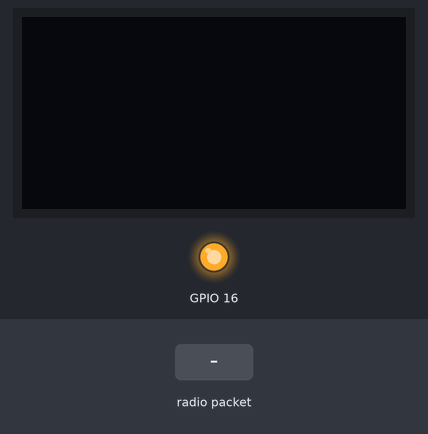
The sketch below on a simulated ESP32. Shown: 128×64 one-colour display, output pins drawn as LEDs (lit = HIGH). Inputs (shaded band) come from the test bench. No radio packets arrive unless stated; what the sketch prints to the serial monitor is not drawn.

Above: at 2.7 s.
2.8 s: radio packet "1" arrives
At 3.3 s:
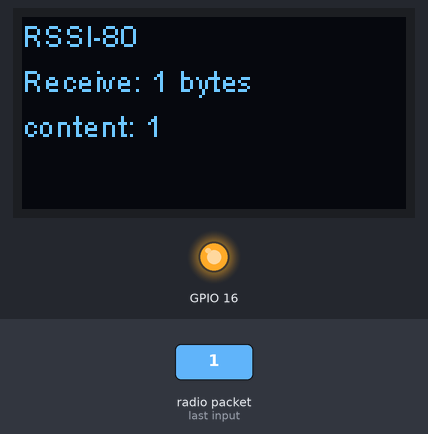
4.3 s: radio packet "0" arrives
At 5.5 s:
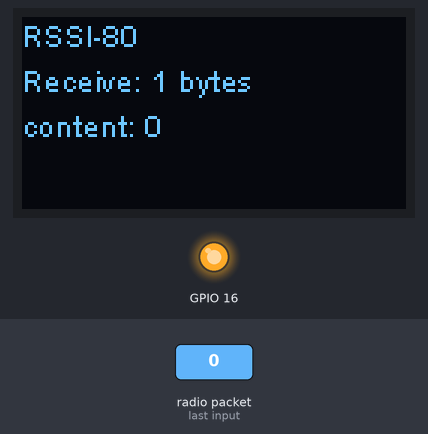
5.8 s: radio packet "2" arrives
Timing chart, 0 to 8.8 s (numbered marks = the images above; inputs shaded):
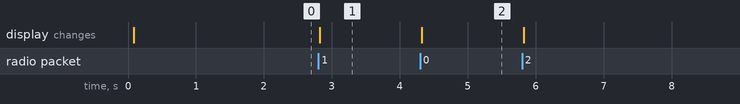

The sketch:

LoRaReceiverOLED.ino
```cpp
#include <SPI.h>
#include <LoRa.h>
#include<Arduino.h>
#include "SSD1306.h"

#define SCK 5 // GPIO5 - SX1278's SCK serial clock
#define MISO 19 // GPIO19 - SX1278's MISO
#define MOSI 27 // GPIO27 - SX1278's MOSI
#define SS 18 // GPIO18 - SX1278's CS chip select
#define RST 14 // GPIO14 - SX1278's RESET
#define DI0 26 // GPIO26 - SX1278's IRQ (interrupt request)
#define BAND 868E6 // 915E6


String rssi = "RSSI -";
String packSize = "-";
String content = "";
String packet;
String result;

SSD1306 display (0x3c, 4, 15);

void draw_msg(String msg, int line) {
  int spacing = line * 15;
  display.drawString (0, spacing, msg);
}

void loraData() {
  display.clear();
  draw_msg(rssi, 0);
  draw_msg("Receive: " + packSize + " bytes", 1);
  draw_msg(content, 2);
  display.display();
}

void setup () {
  pinMode (16, OUTPUT);
  digitalWrite (16, LOW); // set GPIO16 low to reset OLED
  delay (50);
  digitalWrite (16, HIGH); // while OLED is running, GPIO16 must go high,

  Serial.begin (9600);
  while (! Serial);
  Serial.println ();
  Serial.println ("LoRa Receiver Callback");
  SPI.begin (SCK, MISO, MOSI, SS);
  LoRa.setPins (SS, RST, DI0);
  if (! LoRa.begin (868E6)) {
    Serial.println ("Starting LoRa failed!");
    while (1);
  }
  LoRa.receive ();
  Serial.println ("init ok");
  display.init ();
  display.flipScreenVertically ();
  display.setFont (ArialMT_Plain_10);

  delay (1500);
}

void loop () {
  int packetSize = LoRa.parsePacket ();
  if (packetSize) {
      packet = "";
      packSize = String (packetSize, DEC);
      for (int i = 0; i < packetSize; i++)  rssi = "RSSI" + String (LoRa.packetRssi(), DEC);
      result = "";
      while (LoRa.available()) {
        result.concat((char)LoRa.read());
      }
      content = "content: " +  result;
      loraData();
  }
  delay (10);
}
```

Measured:
- after the input at 2.8 s, the display: changes at once (image 1)
- after the input at 4.3 s, the display: changes at once (image 2)
